Frame 1 (no input): blank canvas, image omitted
Frame 60 (no input): blank canvas, image omitted
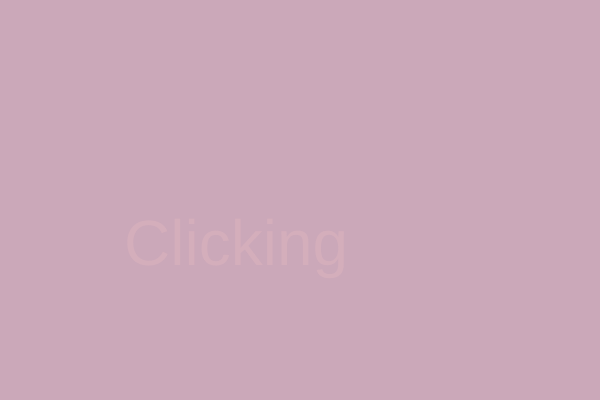
Frame 120 (the mouse pressed at the canvas centre since frame 60)

The p5.js sketch whose frames 1 and 60 were blank and that drew this single picture after the mouse press (run headless with seeded random() and noise() and a simulated clock; from frame 60 on, the mouse is pressed at the canvas centre):

// p5.js sketch
// ── sketch.js
var circle = {
  x : 200,
  y : 200,
	xSpeed : 2,
  ySpeed: 2,
};

var radius;
var red, green, blue;

function setup() {
  createCanvas(600, 400);
  
  radius = 25;
  fill(250, 200, 200, 50);
}

function draw() {
	changeBackground();
  bounce();
  move();
  ellipse(circle.x, circle.y, radius*2, radius*2);
  if (mouseIsPressed)
    clicking();
}

function move() {
  circle.x += circle.xSpeed;
  circle.y += circle.ySpeed;
}

function bounce() {
  if (circle.x + radius >= width || circle.x - radius <= 0) {
    circle.xSpeed *= -1;
    changeColour();
  }
  if (circle.y + radius >= height || circle.y - radius <= 0) {
    circle.ySpeed *= -1;
    changeColour();
	}
}

function changeColour() {
    fill(floor(random(0, 255)), floor(random(0, 255)), floor(random(0, 255)), 150);
}

function changeBackground() {
  red = map(mouseX, 0, width, 150, 255);
	green = map(mouseY, 0, width, 125, 255);
  blue = (red + green)/2; 
  background(red, green, blue);
}

function clicking() {
  var xPos = map(mouseX, 0, 600, 101, 147);
  textSize(64);
  text('Clicking', xPos, height/2+15, 50);
}
